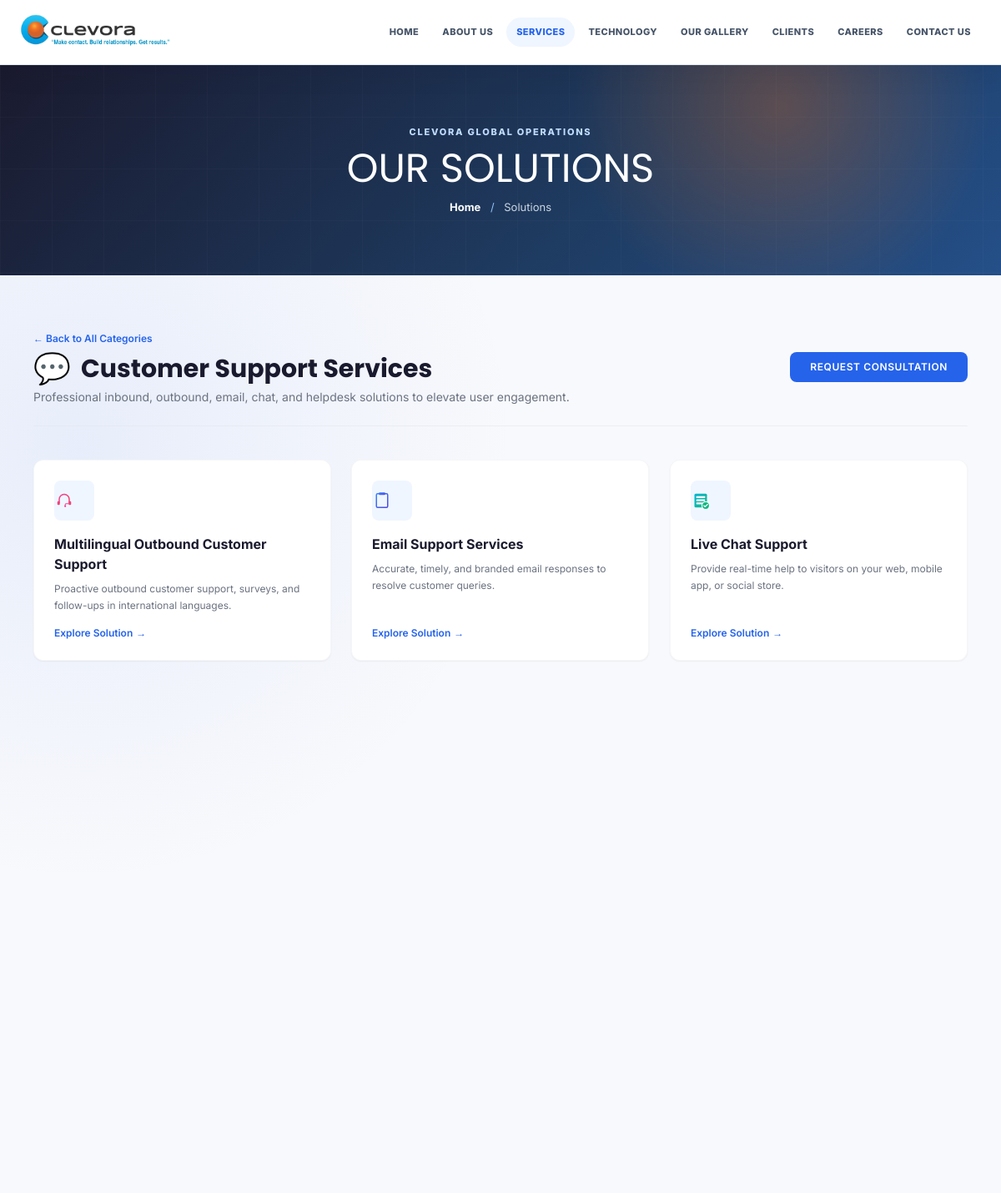
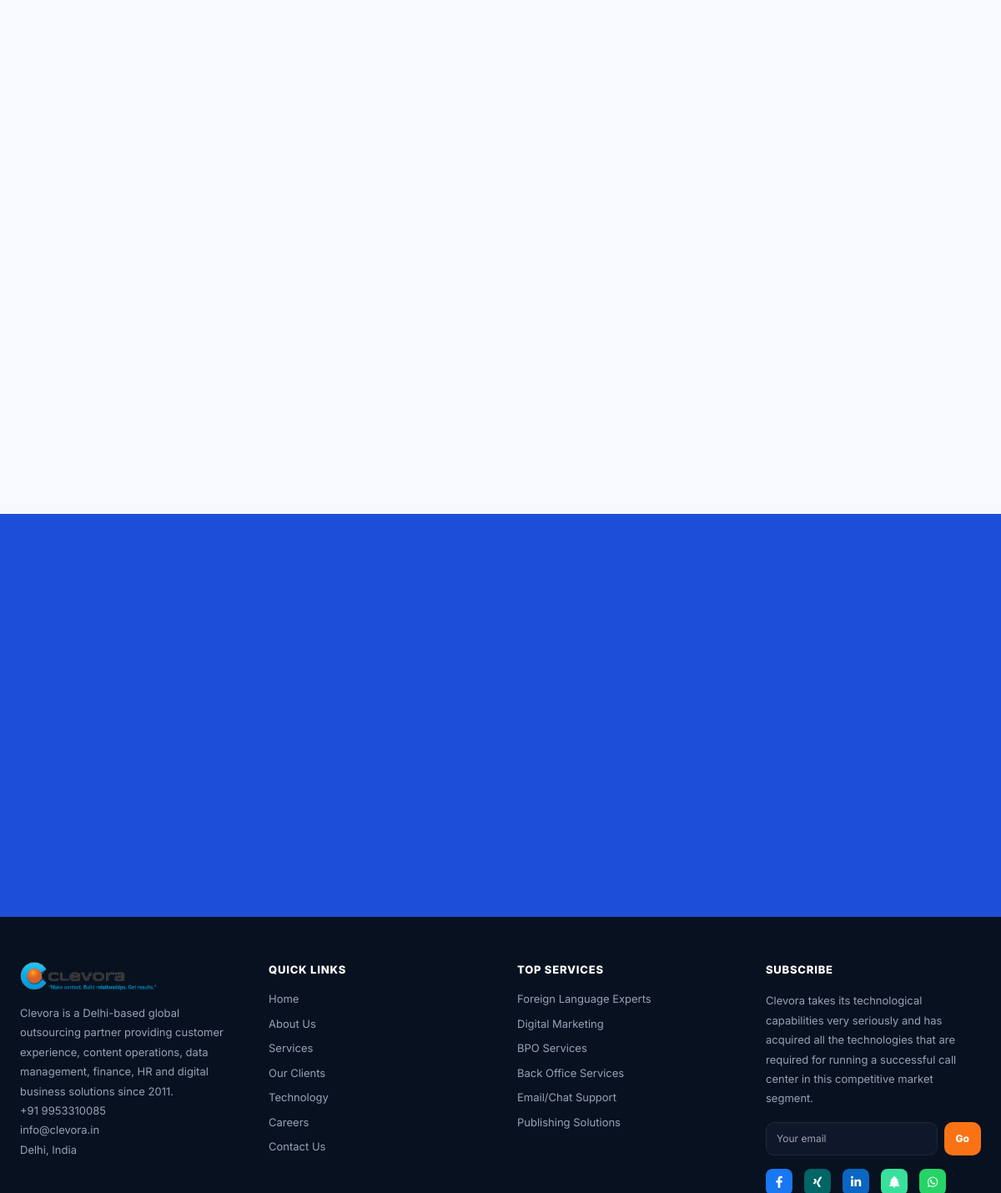
The app's page /services.php?category=customer-support-services with its own data (2 pictures, top to bottom).
### tables this page shows
CREATE TABLE `service_categories` (
  `id` int(11) NOT NULL AUTO_INCREMENT,
  `name` varchar(150) NOT NULL,
  `slug` varchar(150) NOT NULL,
  `description` text DEFAULT NULL,
  `icon` varchar(255) DEFAULT NULL,
  `sort_order` int(11) DEFAULT 0,
  `is_active` tinyint(4) DEFAULT 1,
  `created_at` timestamp NOT NULL DEFAULT current_timestamp(),
  `updated_at` timestamp NOT NULL DEFAULT current_timestamp() ON UPDATE current_timestamp(),
  `banner_image` varchar(255) DEFAULT NULL,
  `full_description` longtext DEFAULT NULL,
  `seo_title` varchar(255) DEFAULT NULL,
  `seo_description` text DEFAULT NULL,
  PRIMARY KEY (`id`),
  UNIQUE KEY `slug` (`slug`)
);

CREATE TABLE `services` (
  `id` int(11) NOT NULL AUTO_INCREMENT,
  `category_id` int(11) DEFAULT NULL,
  `slug` varchar(80) NOT NULL,
  `name` varchar(150) NOT NULL,
  `icon_url` varchar(255) DEFAULT NULL,
  `intro` text DEFAULT NULL,
  `detailed_description` longtext DEFAULT NULL,
  `challenge_solved` text DEFAULT NULL,
  `full_content` longtext DEFAULT NULL,
  `features` longtext DEFAULT NULL CHECK (json_valid(`features`)),
  `benefits` longtext DEFAULT NULL CHECK (json_valid(`benefits`)),
  `is_active` tinyint(4) DEFAULT 1,
  `sort_order` int(11) DEFAULT 0,
  `created_at` timestamp NOT NULL DEFAULT current_timestamp(),
  `image` varchar(255) DEFAULT NULL,
  `meta_title` varchar(255) DEFAULT NULL,
  `meta_description` text DEFAULT NULL,
  `keywords` varchar(500) DEFAULT NULL,
  `cta_heading` varchar(255) DEFAULT NULL,
  `cta_text` text DEFAULT NULL,
  `cta_button` varchar(150) DEFAULT NULL,
  `updated_at` timestamp NOT NULL DEFAULT current_timestamp() ON UPDATE current_timestamp(),
  PRIMARY KEY (`id`),
  UNIQUE KEY `slug` (`slug`),
  KEY `fk_services_category` (`category_id`),
  CONSTRAINT `fk_services_category` FOREIGN KEY (`category_id`) REFERENCES `service_categories` (`id`) ON DELETE SET NULL
);

CREATE TABLE `site_settings` (
  `setting_key` varchar(100) NOT NULL,
  `setting_value` longtext DEFAULT NULL,
  PRIMARY KEY (`setting_key`)
);

### includes/db.php (called while the page is built, shortened)
<?php
function setting(string $key, ?PDO $pdo): string {
    try {
        $s = $pdo->prepare("SELECT setting_value FROM site_settings WHERE setting_key = ?");
        $s->execute([$key]);
        $val = $s->fetchColumn();
        return $val !== false ? $val : get_default_setting($key);
    } catch (Exception $e) {
        return get_default_setting($key);
    }
}

### services.php (the view, shortened to what this page needs)
<?php
require_once 'includes/header.php';
include 'includes/page-banner.php';
$category_slug = $_GET['category'] ?? '';
$category = null;
$items = [];
if ($pdo) {
    try {
        if (!empty($category_slug)) {
            $stmt = $pdo->prepare("SELECT * FROM service_categories WHERE slug = ? AND is_active = 1");
            $stmt->execute([$category_slug]);
            $category = $stmt->fetch();
            if ($category) {
                $stmt_svc = $pdo->prepare("SELECT * FROM services WHERE category_id = ? AND is_active = 1 ORDER BY sort_order ASC, name ASC");
                $stmt_svc->execute([$category['id']]);
                $items = $stmt_svc->fetchAll();
            }
        }
    } catch (Exception $e) {
        error_log('Error loading services page: ' . $e->getMessage());
    }
}
?>
<section class="section section--soft min-h-[60vh] py-16">
  <div class="container mx-auto px-4 max-w-6xl">
    <?php if ($category): ?>
      <div class="mb-10 flex flex-col md:flex-row md:items-center justify-between gap-4 border-b border-gray-200/60 pb-6">
        <div>
          <a href="/services.php" class="inline-flex items-center text-xs font-semibold text-brandBlue hover:underline mb-2">
            &larr; Back to All Categories
          </a>
          <h2 class="text-3xl font-bold text-navy font-poppins flex items-center gap-3">
            <span class="text-4xl"><?= htmlspecialchars($category['icon']) ?></span>
            <?= htmlspecialchars($category['name']) ?>
          </h2>
          <p class="text-sm text-gray-500 mt-1 max-w-2xl"><?= htmlspecialchars($category['description']) ?></p>
        </div>
        <a href="/contact.php?interest=<?= urlencode($category['name']) ?>" class="bg-brandBlue text-white hover:bg-navyMid transition px-6 py-2.5 rounded-lg text-xs font-semibold uppercase tracking-wider text-center shrink-0">
          Request Consultation
        </a>
      </div>
      <?php if (empty($items)): ?>
        <div class="text-center py-12 bg-white rounded-xl shadow-sm border border-gray-100">
          <p class="text-gray-400 text-sm">No services currently listed under this category.</p>
          <a href="/services.php" class="inline-block mt-4 text-xs font-semibold text-brandBlue hover:underline">Return to Categories</a>
        </div>
      <?php else: ?>
        <div class="grid grid-cols-1 md:grid-cols-2 lg:grid-cols-3 gap-6">
          <?php foreach ($items as $s): ?>
            <article class="bg-white rounded-xl shadow-sm border border-gray-100/80 p-6 hover:shadow-md hover:-translate-y-1 transition-all duration-300 flex flex-col justify-between">
              <div>
                <div class="w-12 h-12 rounded-lg bg-blue-50 flex items-center justify-content-center mb-4">
                  <?php if ($s['icon_url']): ?>
                    <img src="<?= htmlspecialchars($s['icon_url']) ?>" class="w-6 h-6 object-contain" alt="" loading="lazy">
                  <?php else: ?>
                    <span class="text-xl text-brandBlue font-bold">⚙</span>
                  <?php endif; ?>
                </div>
                <h3 class="text-base font-bold text-navy mb-2 font-poppins"><?= htmlspecialchars($s['name']) ?></h3>
                <p class="text-xs text-gray-500 leading-relaxed line-clamp-3 mb-4"><?= htmlspecialchars($s['intro']) ?></p>
              </div>
              <a href="/detail-services.php?slug=<?= urlencode($s['slug']) ?>" class="text-xs font-semibold text-brandBlue hover:underline flex items-center gap-1 mt-auto">
                Explore Solution <span>&rarr;</span>
              </a>
            </article>
          <?php endforeach; ?>
        </div>
      <?php endif; ?>
    <?php endif; ?>
  </div>
</section>
<?php require_once 'includes/footer.php'; ?>

### includes/footer.php (shortened to what this page needs)
<?php if (!isset($hide_footer_cta) || !$hide_footer_cta):
?>
<section style="background:#1d4ed8; padding:80px 24px; color:#fff; text-align:center;">
</section>
<?php endif; ?>
<footer class="site-footer">
  <div class="site-footer__grid">
    <div>
      <a class="site-footer__brand" href="/" aria-label="Clevora home">
        <img class="site-footer__logo" src="/assets/images/logo.png" alt="Clevora">
      </a>
      <p>
        Clevora is a Delhi-based global outsourcing partner providing customer experience, content operations, data management, finance, HR and digital business solutions since 2011.
      </p>
      <div class="site-footer__contact">
        <span><?= htmlspecialchars(setting('contact_phone',$pdo)) ?></span>
        <span><?= htmlspecialchars(setting('contact_email',$pdo)) ?></span>
        <span><?= htmlspecialchars(setting('contact_address', $pdo)) ?></span>
      </div>
    </div>
    <div>
      <h4>Quick Links</h4>
      <?php
      $quick = [
        'Home' => '/',
        'About Us' => '/about-us.php',
        'Services' => '/services.php',
        'Our Clients' => '/clients.php',
        'Technology' => '/technology.php',
        'Careers' => '/career.php',
        'Contact Us' => '/contact.php'
      ];
      foreach($quick as $label => $href):
      ?>
      <a href="<?=$href?>"><?=$label?></a>
      <?php endforeach; ?>
    </div>
    <div>
      <h4>Top Services</h4>
      <?php
      $services_footer = [
        'Foreign Language Experts' => '/detail-services.php?slug=foreign-language-support',
        'Digital Marketing'        => '/detail-services.php?slug=digital-marketing',
        'BPO Services'             => '/detail-services.php?slug=business-outsourcing',
        'Back Office Services'     => '/detail-services.php?slug=back-office',
        'Email/Chat Support'       => '/contact.php',
        'Publishing Solutions'     => '/detail-services.php?slug=publishing-solutions',
      ];
      foreach($services_footer as $label => $href):
      ?>
      <a href="<?=$href?>"><?=$label?></a>
      <?php endforeach; ?>
    </div>
    <div>
      <h4>Subscribe</h4>
      <p><?= htmlspecialchars(setting('footer_subscribe_text',$pdo)) ?></p>
      <form id="newsletter-form" class="site-footer__form">
        <input type="email" name="email" placeholder="Your email" aria-label="Email address" required>
        <button type="submit">Go</button>
      </form>
      <div class="site-footer__socials" aria-label="Social links">
        <?php
        $fb = setting('social_facebook', $pdo) ?: 'https://www.facebook.com/clevora.India';
        $xing = setting('social_xing', $pdo) ?: 'https://www.xing.com/companies/clevoraglobaloutsourcingservices';
        $linkedin = setting('social_linkedin', $pdo) ?: 'https://www.linkedin.com/company/74049332/admin/feed/posts';
        $linktree = setting('social_linktree', $pdo) ?: 'https://linktr.ee/clevora';
        $whatsapp_num = setting('contact_whatsapp', $pdo) ?: '919953310085';
        if (str_starts_with($whatsapp_num, 'http://') || str_starts_with($whatsapp_num, 'https://')) {
            $whatsapp_url = $whatsapp_num;
        } else {
            $whatsapp_url = 'https://api.whatsapp.com/send?phone=' . urlencode(preg_replace('/[^0-9]/', '', $whatsapp_num)) . '&text=I%20am%20interested%20in%20your%20services';
        }
        $socials = [
          [$fb, '<i class="fa-brands fa-facebook-f"></i>', '#1877f2'],
          [$xing, '<i class="fa-brands fa-xing"></i>', '#006567'],
          [$linkedin, '<i class="fa-brands fa-linkedin-in"></i>', '#0a66c2'],
          [$linktree, '<i class="fa-solid fa-tree"></i>', '#39e09b'],
          [$whatsapp_url, '<i class="fa-brands fa-whatsapp"></i>', '#25d366']
        ];
        foreach($socials as [$url,$icon,$bg]):
        ?>
        <a href="<?=$url?>" target="_blank" rel="noopener" style="background:<?=$bg?>; color:#fff; display:inline-flex; align-items:center; justify-content:center; width:32px; height:32px; border-radius:8px; font-size:14px; text-decoration:none; margin-right:6px; transition: opacity 0.2s;" onmouseover="this.style.opacity='0.85'" onmouseout="this.style.opacity='1'"><?=$icon?></a>
        <?php endforeach; ?>
      </div>
    </div>
  </div>
</footer>
</body>
</html>

### assets/css/custom.css (style rules this page uses)
:root { --navy: #1a1a2e; --navy-mid: #1e3a5f; --blue: #2563eb; --blue-hover: #1d4ed8; --blue-light: #eff6ff; --blue-border: #dbeafe; --orange: #f97316; --orange-hover: #ea6c0a; --bg-page: #ffffff; --bg-section: #f8f9fc; --bg-hero: #f0f4ff; --border: #e8eaf0; --border-hover: #93c5fd; --text-dark: #0f172a; --text-body: #374151; --text-muted: #6b7280; --text-hint: #9ca3af; --radius-sm: 6px; --radius-md: 10px; --radius-lg: 14px; --shadow-card: 0 2px 8px rgba(37, 99, 235, .06); --shadow-hover: 0 4px 16px rgba(37, 99, 235, .10); }
* { box-sizing: border-box; margin: 0; padding: 0; }
body { font-family: 'Inter', system-ui, sans-serif; background: var(--bg-page); color: var(--text-body); font-size: 14px; line-height: 1.6; }
h1, h2 { font-family: 'Poppins', sans-serif; color: var(--text-dark); }
h3, h4 { font-family: 'Inter', sans-serif; color: var(--text-dark); }
a { text-decoration: none; color: var(--blue); transition: color .15s; }
img { max-width: 100%; height: auto; display: block; }
.container { width: min(1200px, calc(100% - 48px)); margin: 0 auto; }
.section { padding: 72px 0; }
.section--soft { background: radial-gradient(circle at 8% 12%, rgba(37, 99, 235, .08), transparent 28%), var(--bg-section); }
.site-footer { background: #08111f; color: #94a3b8; }
.site-footer__grid { width: min(1200px, calc(100% - 48px)); margin: 0 auto; padding: 54px 0 34px; display: grid; grid-template-columns: 1.4fr 1fr 1fr 1fr; gap: 32px; }
.site-footer__brand { display: inline-flex; align-items: center; gap: 12px; color: #fff; margin-bottom: 16px; }
.site-footer__logo { height: 40px; width: auto; object-fit: contain; }
.site-footer p, .site-footer__contact span { display: block; color: #94a3b8; font-size: 13px; line-height: 1.8; }
.site-footer h4 { color: #fff; font-size: 13px; font-weight: 800; margin-bottom: 16px; text-transform: uppercase; letter-spacing: .06em; }
.site-footer a { display: block; color: #94a3b8; font-size: 13px; margin-bottom: 10px; }
.site-footer__form { display: flex; gap: 8px; margin: 16px 0; }
.site-footer__form input { min-width: 0; flex: 1; border: 1px solid #1e293b; border-radius: var(--radius-md); background: #0f172a; color: #fff; padding: 10px 12px; font-size: 12px; }
.site-footer__form button { border: 0; border-radius: var(--radius-md); background: var(--orange); color: #fff; padding: 0 14px; font-size: 12px; font-weight: 800; cursor: pointer; }
.site-footer__socials { display: flex; gap: 8px; }
.site-footer__socials a { width: 32px; height: 32px; margin: 0; border-radius: 8px; display: flex; align-items: center; justify-content: center; color: #fff; font-weight: 800; }
body { top: 0 !important; }
.site-footer__grid { grid-template-columns: repeat(4, 1fr); gap: 40px; }
section, .hero, .content-wrapper, .site-footer { animation: fadeInUp 0.7s cubic-bezier(0.16, 1, 0.3, 1) forwards; }
.reveal-on-scroll { opacity: 0; transform: translateY(28px); transition: opacity 0.65s cubic-bezier(0.16, 1, 0.3, 1), transform 0.65s cubic-bezier(0.16, 1, 0.3, 1); transition-delay: var(--reveal-delay, 0ms); will-change: opacity, transform; }
.reveal-on-scroll.is-visible { opacity: 1; transform: translateY(0); }

### records on screen
service_categories: icon "💬", name "Customer Support Services", description "Professional inbound, outbound, email, chat, and helpdesk solutions to elevate user engagement."
services: icon_url (picture), name "Multilingual Outbound Customer Support", intro "Proactive outbound customer support, surveys, and follow-ups in international languages."
services: icon_url (picture), name "Email Support Services", intro "Accurate, timely, and branded email responses to resolve customer queries."
services: icon_url (picture), name "Live Chat Support", intro "Provide real-time help to visitors on your web, mobile app, or social store."
site_settings: setting_value "+91 9953310085"
site_settings: setting_value "info@clevora.in"
site_settings: setting_value "Delhi, India"
site_settings: setting_value "Clevora takes its technological capabilities very seriously and has acquired all the technologies that are required for running a successful call center in this competitive market segment."

### other values on screen
$label "HOME"
$label "ABOUT US"
$label "SERVICES"
$label "TECHNOLOGY"
$label "OUR GALLERY"
$label "CLIENTS"
$label "CAREERS"
$label "CONTACT US"
$pageBannerTitle "OUR SOLUTIONS"
$pageBannerBreadcrumb "Solutions"
$label "Home"
$label "About Us"
$label "Services"
$label "Our Clients"
$label "Technology"
